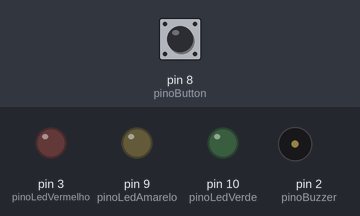
Simulated run of this sketch. Board: Arduino Uno, built with avr-gcc and run on an emulated ATmega328P. On the bench: output pins drawn as LEDs (lit = HIGH), buzzer (waves = sounding). The test bench sets the inputs (shaded band); at power-on: pin 8 (pinoButton) LOW.

Above: at 1.2 s.
1.3 s: pin 8 (pinoButton) pulled HIGH for 0.15 s
At 1.37 s:
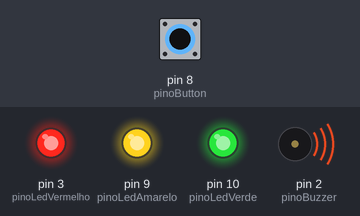
2.9 s: pin 8 (pinoButton) pulled HIGH for 3.2 s
At 6.7 s:
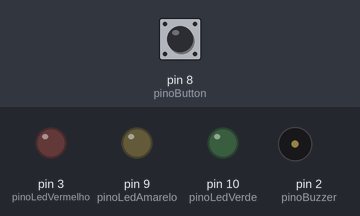
Timing chart, 0 to 8.2 s (numbered marks = the images above; inputs shaded):
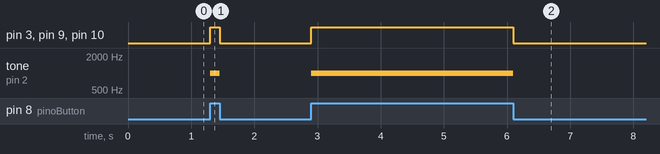

Measured:
- after the input at 1.3 s, pin 3 (pinoLedVermelho), pin 9 (pinoLedAmarelo), pin 10 (pinoLedVerde): LOW → HIGH at once, → LOW 0.15 s later; tone on pin 2 (pinoBuzzer): silent → 1000 Hz at once, → silent 0.15 s later
- after the input at 2.9 s, pin 3 (pinoLedVermelho), pin 9 (pinoLedAmarelo), pin 10 (pinoLedVerde): LOW → HIGH at once, → LOW 3.2 s later; tone on pin 2 (pinoBuzzer): silent → 1000 Hz at once, → silent 3.2 s later

The sketch:

Buzzer_BotaoLED.ino
```cpp
//constante para  opino da buzzer
#define pinoBuzzer 2

//constante do led
#define pinoLedVermelho 3
#define pinoLedAmarelo 9
#define pinoLedVerde 10

//constante pino do push button
#define pinoButton 8

void setup() {
  Serial.begin(9600);

  // Modo do pino
  pinMode(pinoBuzzer, OUTPUT);
  pinMode(pinoLedVermelho, OUTPUT);
  pinMode(pinoLedAmarelo, OUTPUT);
  pinMode(pinoLedVerde, OUTPUT);
  pinMode(pinoButton, INPUT);
}

void loop() {
  if (digitalRead(pinoButton) == 1) {
    tone(pinoBuzzer, 1000);  // Nota musical dó
    digitalWrite(pinoLedVermelho, HIGH);
    digitalWrite(pinoLedAmarelo, HIGH);
    digitalWrite(pinoLedVerde, HIGH);
  }

  else if (digitalRead(pinoButton) == 0) {
    noTone(pinoBuzzer);                  //desliga a buzzer
    digitalWrite(pinoLedVermelho, LOW);  //apaga o LED
    digitalWrite(pinoLedAmarelo, LOW);  //apaga o LED
    digitalWrite(pinoLedVerde, LOW);  //apaga o LED
  }
}
```
